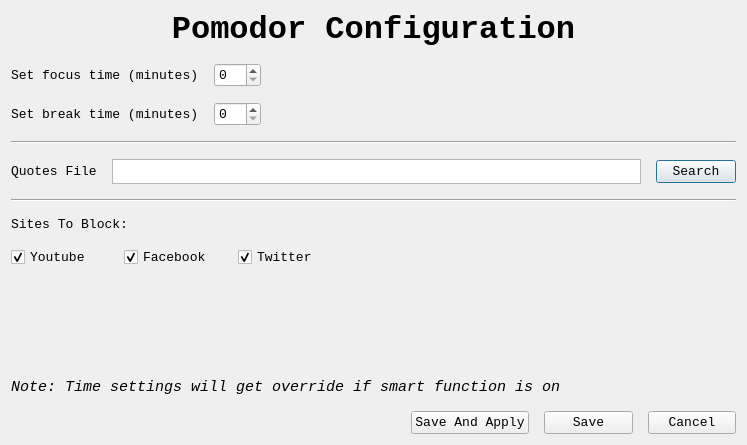
<?xml version="1.0" encoding="UTF-8"?>
<ui version="4.0">
 <class>pomodor_config</class>
 <widget class="QDialog" name="pomodor_config">
  <property name="geometry">
   <rect>
    <x>0</x>
    <y>0</y>
    <width>747</width>
    <height>438</height>
   </rect>
  </property>
  <property name="font">
   <font>
    <family>Lucida Console</family>
    <pointsize>10</pointsize>
   </font>
  </property>
  <property name="windowTitle">
   <string>Dialog</string>
  </property>
  <layout class="QGridLayout" name="gridLayout_3">
   <item row="0" column="0">
    <layout class="QVBoxLayout" name="verticalLayout">
     <property name="spacing">
      <number>15</number>
     </property>
     <item>
      <widget class="QLabel" name="label">
       <property name="font">
        <font>
         <family>Lucida Console</family>
         <pointsize>24</pointsize>
        </font>
       </property>
       <property name="text">
        <string>&lt;html&gt;&lt;head/&gt;&lt;body&gt;&lt;p&gt;&lt;span style=&quot; font-size:24pt; font-weight:600;&quot;&gt;Pomodor Configuration&lt;/span&gt;&lt;/p&gt;&lt;/body&gt;&lt;/html&gt;</string>
       </property>
       <property name="alignment">
        <set>Qt::AlignCenter</set>
       </property>
      </widget>
     </item>
     <item>
      <layout class="QGridLayout" name="gridLayout">
       <property name="rightMargin">
        <number>0</number>
       </property>
       <item row="0" column="0">
        <widget class="QLabel" name="label_2">
         <property name="text">
          <string>Set focus time (minutes)</string>
         </property>
        </widget>
       </item>
       <item row="1" column="1">
        <widget class="QSpinBox" name="break_time_sb"/>
       </item>
       <item row="1" column="0">
        <widget class="QLabel" name="label_3">
         <property name="text">
          <string>Set break time (minutes)</string>
         </property>
        </widget>
       </item>
       <item row="0" column="1">
        <widget class="QSpinBox" name="focus_time_sb"/>
       </item>
       <item row="0" column="2">
        <spacer name="horizontalSpacer">
         <property name="orientation">
          <enum>Qt::Horizontal</enum>
         </property>
         <property name="sizeHint" stdset="0">
          <size>
           <width>40</width>
           <height>20</height>
          </size>
         </property>
        </spacer>
       </item>
      </layout>
     </item>
     <item>
      <widget class="Line" name="line">
       <property name="orientation">
        <enum>Qt::Horizontal</enum>
       </property>
      </widget>
     </item>
     <item>
      <layout class="QGridLayout" name="gridLayout_2">
       <item row="0" column="1">
        <widget class="QTextEdit" name="quotes_file_txt">
         <property name="maximumSize">
          <size>
           <width>16777215</width>
           <height>25</height>
          </size>
         </property>
        </widget>
       </item>
       <item row="0" column="0">
        <widget class="QLabel" name="label_5">
         <property name="text">
          <string>Quotes File</string>
         </property>
        </widget>
       </item>
       <item row="0" column="2">
        <widget class="QPushButton" name="quotes_search_btn">
         <property name="text">
          <string>Search</string>
         </property>
        </widget>
       </item>
      </layout>
     </item>
     <item>
      <widget class="Line" name="line_2">
       <property name="orientation">
        <enum>Qt::Horizontal</enum>
       </property>
      </widget>
     </item>
     <item>
      <widget class="QLabel" name="label_6">
       <property name="sizePolicy">
        <sizepolicy hsizetype="Minimum" vsizetype="Maximum">
         <horstretch>0</horstretch>
         <verstretch>0</verstretch>
        </sizepolicy>
       </property>
       <property name="text">
        <string>Sites To Block:</string>
       </property>
      </widget>
     </item>
     <item>
      <layout class="QGridLayout" name="gridLayout_4">
       <item row="0" column="0">
        <widget class="QCheckBox" name="youtube_cbx">
         <property name="text">
          <string>Youtube</string>
         </property>
         <property name="checked">
          <bool>true</bool>
         </property>
         <property name="tristate">
          <bool>false</bool>
         </property>
        </widget>
       </item>
       <item row="0" column="1">
        <widget class="QCheckBox" name="facebook_cbx">
         <property name="text">
          <string>Facebook</string>
         </property>
         <property name="checked">
          <bool>true</bool>
         </property>
        </widget>
       </item>
       <item row="0" column="2">
        <widget class="QCheckBox" name="twitter_cbx">
         <property name="text">
          <string>Twitter</string>
         </property>
         <property name="checked">
          <bool>true</bool>
         </property>
        </widget>
       </item>
       <item row="0" column="3">
        <spacer name="horizontalSpacer_3">
         <property name="orientation">
          <enum>Qt::Horizontal</enum>
         </property>
         <property name="sizeType">
          <enum>QSizePolicy::Fixed</enum>
         </property>
         <property name="sizeHint" stdset="0">
          <size>
           <width>400</width>
           <height>20</height>
          </size>
         </property>
        </spacer>
       </item>
      </layout>
     </item>
     <item>
      <spacer name="verticalSpacer">
       <property name="orientation">
        <enum>Qt::Vertical</enum>
       </property>
       <property name="sizeType">
        <enum>QSizePolicy::Fixed</enum>
       </property>
       <property name="sizeHint" stdset="0">
        <size>
         <width>20</width>
         <height>95</height>
        </size>
       </property>
      </spacer>
     </item>
     <item>
      <widget class="QLabel" name="label_4">
       <property name="text">
        <string>&lt;html&gt;&lt;head/&gt;&lt;body&gt;&lt;p&gt;&lt;span style=&quot; font-size:11pt; font-style:italic;&quot;&gt;Note: Time settings will get override if smart function is on&lt;/span&gt;&lt;/p&gt;&lt;/body&gt;&lt;/html&gt;</string>
       </property>
       <property name="wordWrap">
        <bool>true</bool>
       </property>
      </widget>
     </item>
     <item>
      <layout class="QHBoxLayout" name="horizontalLayout">
       <item>
        <spacer name="horizontalSpacer_2">
         <property name="orientation">
          <enum>Qt::Horizontal</enum>
         </property>
         <property name="sizeType">
          <enum>QSizePolicy::Fixed</enum>
         </property>
         <property name="sizeHint" stdset="0">
          <size>
           <width>400</width>
           <height>20</height>
          </size>
         </property>
        </spacer>
       </item>
       <item>
        <widget class="QPushButton" name="save_apply_btn">
         <property name="text">
          <string>Save And Apply</string>
         </property>
        </widget>
       </item>
       <item>
        <widget class="QPushButton" name="save_btn">
         <property name="text">
          <string>Save</string>
         </property>
        </widget>
       </item>
       <item>
        <widget class="QPushButton" name="cancel_btn">
         <property name="text">
          <string>Cancel</string>
         </property>
        </widget>
       </item>
      </layout>
     </item>
    </layout>
   </item>
  </layout>
 </widget>
 <resources/>
 <connections/>
</ui>
